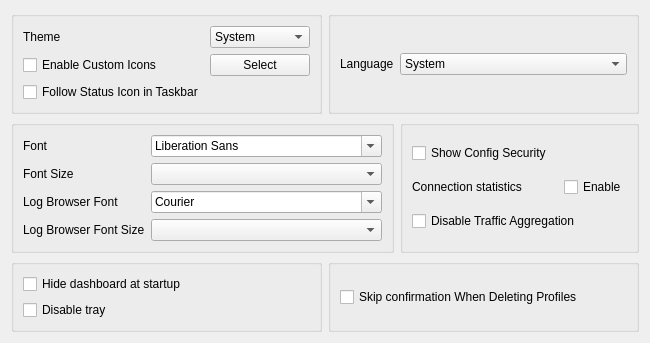
     <widget class="QWidget" name="tab_2">
      <attribute name="title">
       <string>Style</string>
      </attribute>
      <layout class="QGridLayout" name="gridLayout_5">
       <item row="2" column="0">
        <layout class="QHBoxLayout" name="style_h_2">
         <item>
          <widget class="QGroupBox" name="traffic_statistics_box">
           <layout class="QGridLayout" name="gridLayout_8">
            <item row="0" column="0">
             <widget class="QLabel" name="label_2">
              <property name="text">
               <string>Font</string>
              </property>
             </widget>
            </item>
            <item row="0" column="1">
             <widget class="QFontComboBox" name="font"/>
            </item>
            <item row="1" column="0">
             <widget class="QLabel" name="label_5">
              <property name="text">
               <string>Font Size</string>
              </property>
             </widget>
            </item>
            <item row="1" column="1">
             <widget class="QComboBox" name="font_size"/>
            </item>
            <item row="2" column="0">
             <widget class="QLabel" name="label_log_font">
              <property name="text">
               <string>Log Browser Font</string>
              </property>
             </widget>
            </item>
            <item row="2" column="1">
             <widget class="QFontComboBox" name="log_font_family">
              <property name="fontFilters">
               <set>QFontComboBox::FontFilter::MonospacedFonts</set>
              </property>
              <property name="toolTip">
               <string>Only monospaced fonts are listed. An unavailable family falls back to a built-in monospace list.</string>
              </property>
             </widget>
            </item>
            <item row="3" column="0">
             <widget class="QLabel" name="label_log_font_size">
              <property name="text">
               <string>Log Browser Font Size</string>
              </property>
             </widget>
            </item>
            <item row="3" column="1">
             <widget class="QComboBox" name="log_font_size"/>
            </item>
           </layout>
          </widget>
         </item>
         <item>
          <widget class="QGroupBox" name="connection_statistics_box">
           <layout class="QGridLayout" name="gridLayout_11">
            <item row="1" column="0">
             <widget class="QLabel" name="label_9">
              <property name="text">
               <string>Connection statistics</string>
              </property>
             </widget>
            </item>
            <item row="1" column="2">
             <widget class="QCheckBox" name="connection_statistics">
              <property name="text">
               <string>Enable</string>
              </property>
             </widget>
            </item>
            <item row="2" column="0" colspan="3">
             <widget class="QCheckBox" name="disable_traffic_aggregation">
              <property name="toolTip">
               <string>&lt;html&gt;&lt;head/&gt;&lt;body&gt;&lt;p&gt;Fully disables the traffic aggregation feature (per-config and per-app usage history kept in a separate database, shown in the Traffic Stats dashboard). Does not affect the per-profile traffic counters in the main window.&lt;/p&gt;&lt;/body&gt;&lt;/html&gt;</string>
              </property>
              <property name="text">
               <string>Disable Traffic Aggregation</string>
              </property>
             </widget>
            </item>
            <item row="0" column="0">
             <widget class="QCheckBox" name="show_config_security">
              <property name="toolTip">
               <string>&lt;html&gt;&lt;head/&gt;&lt;body&gt;&lt;p&gt;Show each config's security next to its type in the proxy list, e.g. &quot;Trojan (WebSocket+TLS)&quot;. Insecure configs are marked with a warning sign.&lt;/p&gt;&lt;/body&gt;&lt;/html&gt;</string>
              </property>
              <property name="text">
               <string>Show Config Security</string>
              </property>
             </widget>
            </item>
           </layout>
          </widget>
         </item>
        </layout>
       </item>
       <item row="3" column="0">
        <layout class="QHBoxLayout" name="style_h_3">
         <item>
          <widget class="QGroupBox" name="horizontalGroupBox_5">
           <layout class="QVBoxLayout" name="verticalLayout_5">
            <item>
             <widget class="QCheckBox" name="start_minimal">
              <property name="sizePolicy">
               <sizepolicy hsizetype="Preferred" vsizetype="Fixed">
                <horstretch>0</horstretch>
                <verstretch>0</verstretch>
               </sizepolicy>
              </property>
              <property name="text">
               <string>Hide dashboard at startup</string>
              </property>
             </widget>
            </item>
            <item>
             <widget class="QCheckBox" name="disable_tray">
              <property name="sizePolicy">
               <sizepolicy hsizetype="Preferred" vsizetype="Fixed">
                <horstretch>0</horstretch>
                <verstretch>0</verstretch>
               </sizepolicy>
              </property>
              <property name="toolTip">
               <string>Prevents the app from minimizing to the tray when the window is closed. The app will exit instead</string>
              </property>
              <property name="text">
               <string>Disable tray</string>
              </property>
             </widget>
            </item>
           </layout>
          </widget>
         </item>
         <item>
          <widget class="QGroupBox" name="groupBox_2">
           <layout class="QHBoxLayout" name="horizontalLayout_23">
            <item>
             <widget class="QCheckBox" name="skip_delete_confirm">
              <property name="text">
               <string>Skip confirmation When Deleting Profiles</string>
              </property>
             </widget>
            </item>
           </layout>
          </widget>
         </item>
        </layout>
       </item>
       <item row="0" column="0">
        <layout class="QHBoxLayout" name="style_h_1">
         <item>
          <widget class="QGroupBox" name="groupBox">
           <layout class="QGridLayout" name="gridLayout_10">
            <item row="0" column="0">
             <widget class="QLabel" name="label_8">
              <property name="sizePolicy">
               <sizepolicy hsizetype="Maximum" vsizetype="Maximum">
                <horstretch>0</horstretch>
                <verstretch>0</verstretch>
               </sizepolicy>
              </property>
              <property name="text">
               <string>Theme</string>
              </property>
             </widget>
            </item>
            <item row="0" column="1">
             <widget class="QComboBox" name="theme">
              <item>
               <property name="text">
                <string notr="true">System</string>
               </property>
              </item>
             </widget>
            </item>
            <item row="1" column="1">
             <widget class="QPushButton" name="select_custom_icon">
              <property name="text">
               <string>Select</string>
              </property>
             </widget>
            </item>
            <item row="1" column="0">
             <widget class="QCheckBox" name="enable_custom_icon">
              <property name="text">
               <string>Enable Custom Icons</string>
              </property>
             </widget>
            </item>
            <item row="2" column="0">
             <widget class="QCheckBox" name="follow_status_in_taskbar">
              <property name="toolTip">
               <string>Follow the connection status icon in the dock/taskbar. When off, it always shows the Throne icon</string>
              </property>
              <property name="text">
               <string>Follow Status Icon in Taskbar</string>
              </property>
             </widget>
            </item>
           </layout>
          </widget>
         </item>
         <item>
          <widget class="QGroupBox" name="groupBox2">
           <layout class="QGridLayout" name="gridLayout_4">
            <item row="0" column="2">
             <widget class="QComboBox" name="language">
              <item>
               <property name="text">
                <string notr="true">System</string>
               </property>
              </item>
              <item>
               <property name="text">
                <string notr="true">English</string>
               </property>
              </item>
              <item>
               <property name="text">
                <string notr="true">简体中文</string>
               </property>
              </item>
              <item>
               <property name="text">
                <string notr="true">فارسی</string>
               </property>
              </item>
              <item>
               <property name="text">
                <string notr="true">Русский</string>
               </property>
              </item>
              <item>
               <property name="text">
                <string notr="true">Türkçe</string>
               </property>
              </item>
             </widget>
            </item>
            <item row="0" column="0">
             <widget class="QLabel" name="label_15">
              <property name="sizePolicy">
               <sizepolicy hsizetype="Maximum" vsizetype="Maximum">
                <horstretch>0</horstretch>
                <verstretch>0</verstretch>
               </sizepolicy>
              </property>
              <property name="text">
               <string>Language</string>
              </property>
             </widget>
            </item>
           </layout>
          </widget>
         </item>
        </layout>
       </item>
      </layout>
     </widget>
